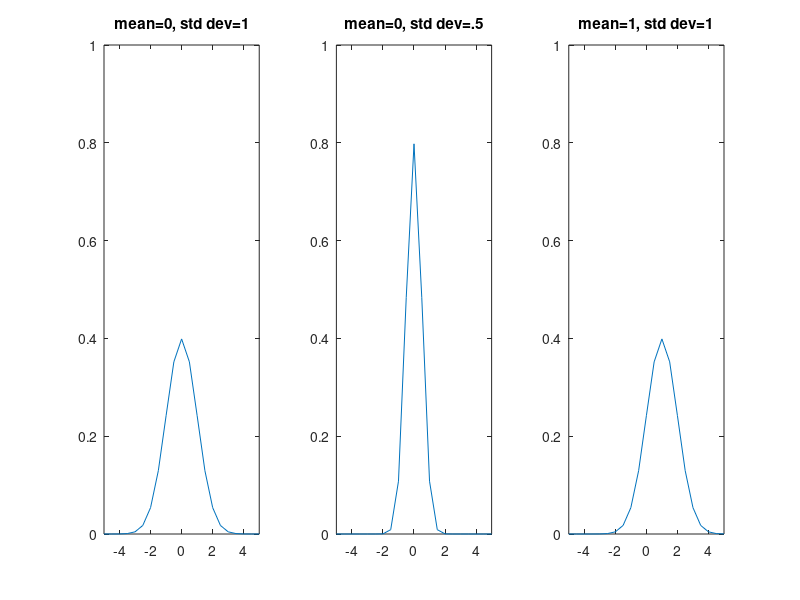

The MATLAB source for this figure:
%Program to Generate Gaussian distribution function for different alfa
pkg load statistics % provides extra functionality
x=-5:0.5:5; 
y=normpdf(x,0,1); % mean=0, std deviation=1 normpdf in built function
subplot(1,3,1) 
plot(x,y)
axis([-5 5 0 1]) % x and y axis scale 
title('mean=0, std dev=1') 
y=-5:0.5:5;
y=normpdf(x,0,0.5) % mean=0, std deviation=0.5 normpdf in built function
subplot(1,3,2) 
plot(x,y)
axis([-5 5 0 1])
title('mean=0, std dev=.5') 
x=-5:0.5:5;
y=normpdf(x,1,1) % mean=1, std deviation=1 normpdf in built function
subplot(1,3,3) 
plot(x,y)
axis([-5 5 0 1]) 
title('mean=1, std dev=1')